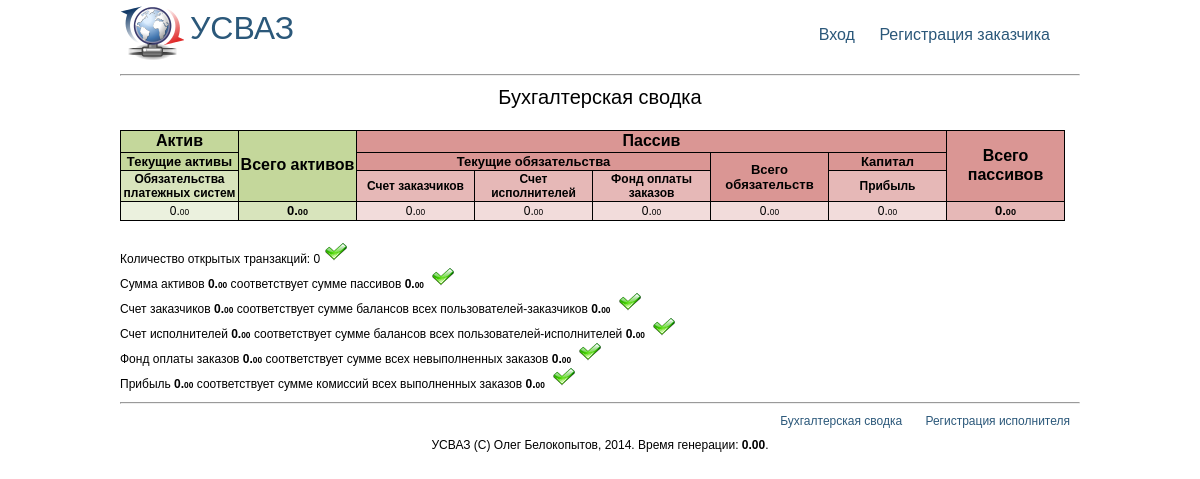
/index/bookkeeping, run on the app's committed database.
### tables this page shows
CREATE TABLE `bookkeeping_account` (
  `id` TINYINT UNSIGNED NOT NULL AUTO_INCREMENT,
  `name` VARCHAR(255) COMMENT "Название|Название бухгалтерского счета",
  `is_asset` TINYINT UNSIGNED NOT NULL COMMENT "1 - Актив, 0 - Пассив",
  `balance` DECIMAL(18,2) NOT NULL COMMENT "Баланс|Сумма на бухгалтерском счету",
 `transactions` TEXT NOT NULL COMMENT "Id транзакций ограниченные с обоих сторон запятыми, в которых изменялась сумма на бухгалтерском счету",
 `created` TIMESTAMP NOT NULL DEFAULT "0000-00-00 00:00:00" COMMENT "Создан",
 `updated` TIMESTAMP NOT NULL DEFAULT CURRENT_TIMESTAMP ON UPDATE CURRENT_TIMESTAMP COMMENT "Изменён",
  PRIMARY KEY (`id`)
);

### app/controllers/IndexController.php (called while the page is built, shortened)
<?php
class IndexController extends ControllerBase
{
    public function bookkeepingAction($uri)
    {
        $openTransactions = Transaction::getDb()->sql('SELECT COUNT(*) FROM ' . Db::name(Transaction::getTableName()) . '
WHERE status NOT IN (' . TransactionStatus::ID_COMPLETED . ', ' . TransactionStatus::ID_CANCELED . ') LIMIT 1', PDO::FETCH_COLUMN);
        $balances = array(
                BookkeepingAccount::find(BookkeepingAccount::ID_PAY_SYSTEM)->data['balance'],
                BookkeepingAccount::find(BookkeepingAccount::ID_CUSTOMERS_BALANCE)->data['balance'],
                BookkeepingAccount::find(BookkeepingAccount::ID_EXECUTORS_BALANCE)->data['balance'],
                BookkeepingAccount::find(BookkeepingAccount::ID_ORDERS_FUND)->data['balance'],
                BookkeepingAccount::find(BookkeepingAccount::ID_PROFIT)->data['balance'],
        );
        $summAsset = $balances[0];
        $summLiabilities = $balances[1] + $balances[2] + $balances[3] + $balances[4];
        $summObligations = $balances[1] + $balances[2] + $balances[3];
        $db = User::getDb();
        $customerBalances = $db->sql('SELECT SUM(balance) FROM ' . Db::name(User::getTableName()) . '
WHERE role=' . UserRole::ID_CUSTOMER . ' LIMIT 1', PDO::FETCH_COLUMN);
        $executorBalances = $db->sql('SELECT SUM(balance) FROM ' . Db::name(User::getTableName()) . '
WHERE role=' . UserRole::ID_EXECUTOR . ' LIMIT 1', PDO::FETCH_COLUMN);
        $db = Order::getDb();
        $newOrdersSumm = $db->sql('SELECT SUM(total_cost) FROM ' . Db::name(Order::getTableName()) . '
WHERE status=' . OrderStatus::ID_NEW . ' LIMIT 1', PDO::FETCH_COLUMN);
        $executedOrdersCommissionSumm = $db->sql('SELECT SUM(commission) FROM ' . Db::name(Order::getTableName()) . '
WHERE status=' . OrderStatus::ID_EXECUTED . ' LIMIT 1', PDO::FETCH_COLUMN);
        $this->renderView(array(
            'openTransactions'             => $openTransactions,
            'balances'                     => $balances,
            'summAsset'                    => $summAsset,
            'summLiabilities'              => $summLiabilities,
            'summObligations'              => $summObligations,
            'customerBalances'             => $customerBalances,
            'executorBalances'             => $executorBalances,
            'newOrdersSumm'                => $newOrdersSumm,
            'executedOrdersCommissionSumm' => $executedOrdersCommissionSumm,
        ));
    }
}

### app/library/WebHandler.php (called while the page is built, shortened)
<?php
class WebHandler
{
    public function process($requestUri)
    {
        $path = parse_url($requestUri, PHP_URL_PATH);
        $path = explode('/', $path);
        array_shift($path);
        $controller = array_shift($path);
        $action = array_shift($path);
        $action = preg_replace('~[^a-z0-9\-]~i', '', $action);
        $actionMethod = $action . 'Action';
        $controllerInstance = new $controllerClass();
        $uri = '/' . implode('/', $path);
        $controllerInstance->before($actionMethod);
        $controllerInstance->$actionMethod($uri);
        $controllerInstance->after();
    }
}

### public/index.php (called while the page is built, shortened)
<?php
$handler = new WebHandler();
$handler->process(isset($_SERVER['REQUEST_URI']) ? $_SERVER['REQUEST_URI'] : '/');

### app/library/Db.php (called while the page is built, shortened)
<?php
class Db {
    public static $_instances;
    private $_configSection;
    public $_pdo;
    public function __construct($configSection)
    {
        $this->_configSection = $configSection;
    }
    public static function get($configSection)
    {
        if (! isset(self::$_instances[$configSection])) {
            self::$_instances[$configSection] = new self($configSection);
        }
        return self::$_instances[$configSection];
    }
    public function connect()
    {
        if (isset($this->_pdo)) {
            return $this->_pdo;
        }
        $config = Config::get($this->_configSection);
        try {
            $this->_pdo = new PDO('mysql:host=' . $config['host'] . ';port=' . $config['port'] . ';dbname=' . $config['dbname'] . ';charset=UTF8', $config['username'], $config['password']);
            $this->_pdo->setAttribute(PDO::ATTR_ERRMODE, PDO::ERRMODE_EXCEPTION);
        } catch(PDOException $e) {
            $this->_mysqlException($e->getMessage(), __FILE__, __LINE__, '');
        }
        return $this->_pdo;
    }
    public function sql($query, $fetchStyle = PDO::FETCH_ASSOC, $returnFirstRow = null)
    {
        if (! isset($returnFirstRow)) {
            $returnFirstRow = (bool) preg_match('~LIMIT 1$~iu', $query);
        }
        $pdo = $this->connect();
        if ($debug = Config::get('settings.debug')) {
            $startTime = microtime(true);
        }
        $query = trim($query);
        try {
            $this->_statement = $pdo->query($query);
            if (! strncasecmp($query, 'SELECT', 6) || ! strncasecmp($query, 'SHOW', 4)) {
                $result = $this->_statement->fetchAll($fetchStyle);
                if ($returnFirstRow) {
                    return array_shift($result);
                } else {
                    return $result;
                }
            } else {
                return $this->getAffectedRows();
            }
        } catch(PDOException $e) {
            if ($debug) {
                Debuger::message($query . ' - ' . number_format(microtime(true) - $startTime, 4) . ' - ' . $e->getMessage());
            }
            $this->_mysqlException($e->getMessage());
        }
    }
}

### app/models/ActiveRecord.php (called while the page is built, shortened)
<?php
abstract class ActiveRecord
{
    public static $keyField = 'id';
    public static $dbConfigSection = 'database1';
    public static function find($key)
    {
        $result = static::readData($key);
        return static::fromArray($result);
    }
    public static function fromArray($data)
    {
        $obj = new $class();
        return $obj;
    }
    public static function getTableName()
    {
        return F::classToTable(get_called_class());
    }
    public static function readData($key)
    {
        return static::getDb()->sql('SELECT * FROM ' . Db::name(static::getTableName()) . ' WHERE ' . Db::name(static::$keyField) . ' = ' . static::getDb()->prepare($key));
    }
    public static function getDb()
    {
        return Db::get(static::$dbConfigSection);
    }
}

### app/views/index/partial/report-row.phtml (the view)
<div class="report-row <?php echo abs($params['val1'] - $params['val2']) > 0.01 ? 'error' : 'ok' ?>">
    <?php echo $params['name1']; ?> <span class="report-row-val"><?php echo F::formatMoneyPenny($params['val1']); ?></span>
    <?php echo abs($params['val1'] - $params['val2']) > 0.01 ? 'НЕ' : '' ?> соответствует
    <?php echo $params['name2']; ?> <span class="report-row-val"><?php echo F::formatMoneyPenny($params['val2']); ?></span>
</div>

### app/views/index/bookkeeping.phtml (shortened to what this page needs)
<div class="indexpage-title">Бухгалтерская сводка</div>
<table class="bookkeeping-table">
    <tbody>
        <tr class="s14">
            <td class="th2">Актив</td>
            <td rowspan="3" class="th2">Всего активов</td>
            <td colspan="5" class="th4">Пассив</td>
            <td rowspan="3" class="th4">Всего пассивов</td>
        </tr>
        <tr class="s12">
            <td class="th2">Текущие активы</td>
            <td colspan="3" class="th4">Текущие обязательства</td>
            <td rowspan="2" class="th4">Всего обязательств</td>
            <td class="th4">Капитал</td>
        </tr>
        <tr>
            <td class="th3">Обязательства платежных систем</td>
            <td class="th5">Счет заказчиков</td>
            <td class="th5">Счет исполнителей</td>
            <td class="th5">Фонд оплаты заказов</td>
            <td class="th5">Прибыль</td>
        </tr>
        <tr>
            <td class="td2"><?php echo F::formatMoneyPenny($params['balances'][0]); ?></td>
            <td class="td3 s12"><?php echo F::formatMoneyPenny($params['summAsset']); ?></td>
            <td class="td4"><?php echo F::formatMoneyPenny($params['balances'][1]); ?></td>
            <td class="td4"><?php echo F::formatMoneyPenny($params['balances'][2]); ?></td>
            <td class="td4"><?php echo F::formatMoneyPenny($params['balances'][3]); ?></td>
            <td class="td4"><?php echo F::formatMoneyPenny($params['summObligations']); ?></td>
            <td class="td4"><?php echo F::formatMoneyPenny($params['balances'][4]); ?></td>
            <td class="td5 s12"><?php echo F::formatMoneyPenny($params['summLiabilities']); ?></td>
        </tr>
    </tbody>
</table>
<div class="report-container">
    <div class="report-row <?php echo $params['openTransactions'] > 0 ? 'error' : 'ok' ?>">Количество открытых транзакций: <?php echo $params['openTransactions']; ?></div>
    <?php $controller->renderView(array(
        'name1' => 'Сумма активов',
        'val1' => $params['summAsset'],
        'name2' => 'сумме пассивов',
        'val2' => $params['summLiabilities']), '/index/partial/report-row'); ?>
</div>

### app/library/F.php (shortened to what this page needs)
<?php
class F
{
    public static function getScriptTime()
    {
        return number_format(microtime(true) - SCRIPT_START_TIME, 2);
    }
    public static function formatMoneyPenny($amount, $class = 'penny')
    {
        $money = number_format($amount, 2, '.', ' ');
        return str_replace('.', '.<span class="' . $class . '">', $money) . '</span>';
    }
}

### app/views/_layout/top.phtml (shortened to what this page needs)
<!DOCTYPE html PUBLIC "-//W3C//DTD XHTML 1.0 Transitional//EN" "http://www.w3.org/TR/xhtml1/DTD/xhtml1-transitional.dtd">
<html xmlns="http://www.w3.org/1999/xhtml">
<head>
    <link rel="stylesheet" href="/css/main.css?1" type="text/css" />
</head>
<body>
<div class="page">
<div class="top">
<a href="/">
    <div class="logo">УСВАЗ</div>
</a>
<div class="auth-links">
    <?php if ($params['loginedUser']): ?>
    Здравствуйте, <?php echo $params['loginedUser']->data['role'] == UserRole::ID_CUSTOMER ? 'заказчик': 'исполнитель'; ?>
    <b><a href="<?php echo $params['loginedUser']->data['role'] == UserRole::ID_CUSTOMER ? '/customer' : '/executor'; ?>">
        <?php echo F::escape($params['loginedUser']->data['first_name']); ?> <?php echo F::escape($params['loginedUser']->data['last_name']) ?>
    </a></b>
    <a href="/auth/logout?hash=<?php echo urlencode(ControllerBase::generateFormHash('logout')); ?>">Выйти</a>
    <?php else: ?>
    <a href="#dialog" name="modal" url="/auth/login">Вход</a>
    <a href="#dialog" name="modal" url="/auth/register">Регистрация заказчика</a>
    <?php endif; ?>
</div>
</div>
<hr/>
<div class="main">

### app/controllers/ControllerBase.php (shortened to what this page needs)
<?php
abstract class ControllerBase
{
    public $viewsDir;
    public $urls;
    public $jsScripts = array();
    public $isAjax = false;
    public $loginedUser;
    public function __construct()
    {
        $this->viewsDir = realpath(__DIR__ . '/../views');
        $this->jsScripts[] = '/js/jquery-1.11.1.min.js';
        $this->jsScripts[] = '/js/layout.js';
        $this->jsScripts[] = '/js/field-check.js';
    }
    public function before($actionMethod)
    {
        $controller = substr(get_called_class(), 0, -10);
        $controller = lcfirst($controller);
        $this->urls = array(
            'controller' => '/' . $controller,
            'action'     => '/' . $controller . '/' . substr($actionMethod, 0, -6)
        );
    }
    public function after()
    {
        if (! $this->isAjax) {
            $content = ob_get_clean();
            $this->renderView(array(
                'jsScripts'   => $this->jsScripts,
                'loginedUser' => $this->getLoginedUser(),
            ), '_layout/top');
            echo $content;
            $this->renderView(null, '_layout/bottom');
        }
    }
    public function renderView($params = null, $path = null)
    {
        if (! isset($path)) {
            $path = $this->urls['action'];
        }
        include $this->viewsDir . (strpos($path, '/') === 0 ? '' : '/') . $path . '.phtml';
    }
    public static function getLoginedUserKey()
    {
        return ! empty($_SESSION['logined']) ? $_SESSION['logined'] : null;
    }
    public function getLoginedUser()
    {
        if (! $key = $this->getLoginedUserKey()) {
            return null;
        }
        return $this->loginedUser;
    }
}

### app/views/_layout/bottom.phtml (shortened to what this page needs)
</div>
<hr />
<div class="bottom-links">
    <a href="/index/bookkeeping">Бухгалтерская сводка</a>
    <a href="#dialog" name="modal" url="/auth/regexecutor">Регистрация исполнителя</a>
</div>
<div class="bottom">
УСВАЗ (C) Олег Белокопытов, 2014. Время генерации: <b><?php echo F::getScriptTime(); ?></b>.<br/>
</div>
</div>
</body>
</html>

### public/css/main.css (style rules this page uses)
html, body { margin: 0; padding: 0; }
body { background: #fff; color: #000; margin: 0px; padding: 0px; direction: ltr; font-family: tahoma, arial, verdana, sans-serif, Lucida Sans; font-size: 12px; line-height: 1.182; font-weight: normal; -webkit-font-smoothing: subpixel-antialiased; }
div.page { min-width: 960px; margin: 0 10px; }
@media screen and (min-width: 1024px) { div.page { width: 960px; margin-left: auto; margin-right:auto; } }
a { color: #2B587A; text-decoration: none; cursor: pointer; }
hr { margin: 10px 0; }
div.bottom { text-align: center; }
div.logo { background: url('/img/system_64x64.png') no-repeat; min-height: 54px; padding-top: 10px; padding-left: 70px; float: left; font-size: 32px; color: #2B587A; }
.auth-links { float: right; font-size: 16px; margin-top: 26px; margin-right: 20px; }
.auth-links a { margin: 0px 10px; }
.indexpage-title { font-size: 20px; text-align: center; }
.bottom-links { text-align: right; margin-bottom: 10px; }
.bottom-links a { margin: 0 10px; }
.bookkeeping-table { border-collapse: collapse; border-spacing: 0px; margin: 20px 0; }
.bookkeeping-table td { border: 1px solid; width: 115px; text-align: center; }
.bookkeeping-table td.th2 { background-color: rgb(196, 215, 155); font-weight: bold; }
.bookkeeping-table td.th3 { background-color: rgb(216, 228, 188); font-weight: bold; }
.bookkeeping-table td.th4 { background-color: rgb(218, 150, 148); font-weight: bold; }
.bookkeeping-table td.th5 { background-color: rgb(230, 184, 183); font-weight: bold; }
.bookkeeping-table td.td2 { background-color: rgb(235, 241, 222); }
.bookkeeping-table td.td3 { background-color: rgb(216, 228, 188); font-weight: bold; }
.bookkeeping-table td.td4 { background-color: rgb(242, 220, 219); }
.bookkeeping-table td.td5 { background-color: rgb(230, 184, 183); font-weight: bold; }
.bookkeeping-table tr.s14 td { font-size: 16px; }
.bookkeeping-table tr.s12 td, .bookkeeping-table td.s12 { font-size: 13px; }
.report-row { font-size: 12px; }
.report-row.ok:after { content: url(/img/ico/fieldcheck/apply.png); margin: 0 5px; }
.report-row-val { font-weight: bold; }
span.penny { font-size: 70%; }

### data on the page
bookkeeping_account: name "Счет заказчиков", balance "0. 00"
bookkeeping_account: name "Счет исполнителей", balance "0. 00"
bookkeeping_account: name "Фонд оплаты заказов", balance "0. 00"
bookkeeping_account: name "Прибыль", balance "0. 00"

### other printed values
str_replace('.', '.<span class="' . $class . '">', $money) "0. 00 0. 00 0. 00 0. 00 0. 00 0. 00 0. 00 0. 00 0. 00 0. 00 0. 00 0. 00 0. 00 0. 00"
$params['openTransactions'] "0"
$params['name1'] "Сумма активов"
$params['name2'] "сумме пассивов сумме балансов всех пользователей-заказчиков сумме балансов всех пользователей-исполнителей сумме всех невыполненных заказов сумме комиссий всех выполненных заказов"
F::getScriptTime() "0.00"
